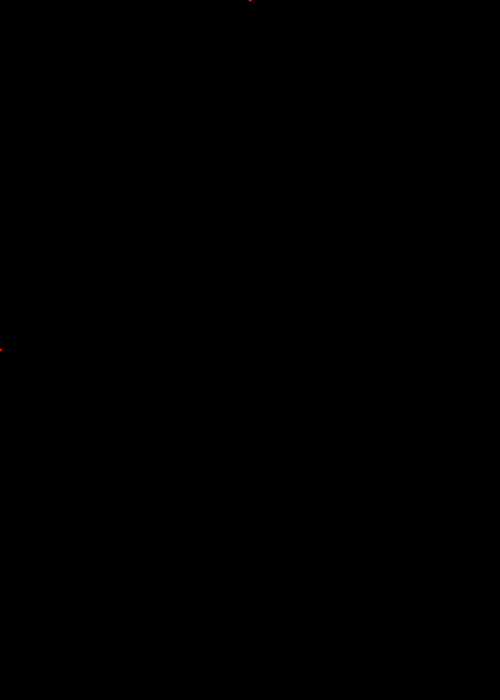
Frame 1 (no input)
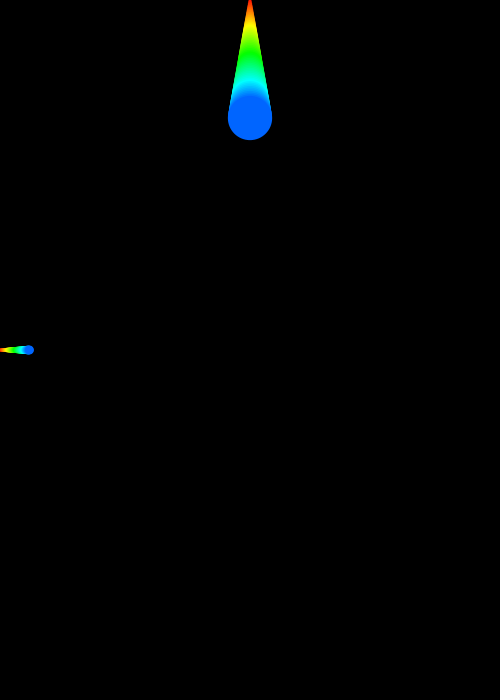
Frame 60 (the mouse pressed at the canvas centre just before this capture)
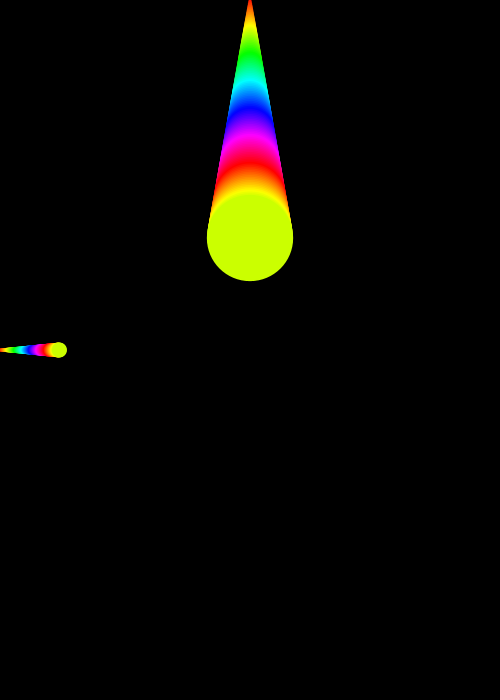
Frame 120 (the mouse held since frame 60 and released just before this capture)

The Processing sketch that drew these frames (run headless with seeded random() and noise(); from frame 60 on, the mouse is pressed at the canvas centre):

// Processing sketch: Challenge3RainbowCircles
// ── Challenge3RainbowCircles.pde
// Name - Daksh Gulati
// Date - 
// Purpose - draws 2 circles in a ripple pattern while one goes horizontally right and one goes vertically down

void setup (){
 size (500, 700);
 background (0);
 // changes colour mode from RGB to HSB
 colorMode (HSB, 100);
}

// sets variables
float circleOneX = 250;
float circleOneY = 0;
float circleOneRadius = 3;
float circleTwoX = 0;
float circleTwoY = 350;
float circleTwoRadius = 3;

int colourVar = 0;

void draw (){
  noStroke ();

  // checks which colour it should be
  colourVar = (colourVar + 1) % 100;
  
  fill (colourVar, 100, 100);
  
  // draws circle 1
  circle (circleOneX, circleOneY, circleOneRadius);
  circleOneY += 2;
  circleOneRadius += 0.7;
  
  // draws circle 2
  circle (circleTwoX, circleTwoY, circleTwoRadius);
  circleTwoX += 0.5;
  circleTwoRadius += 0.1;
}
